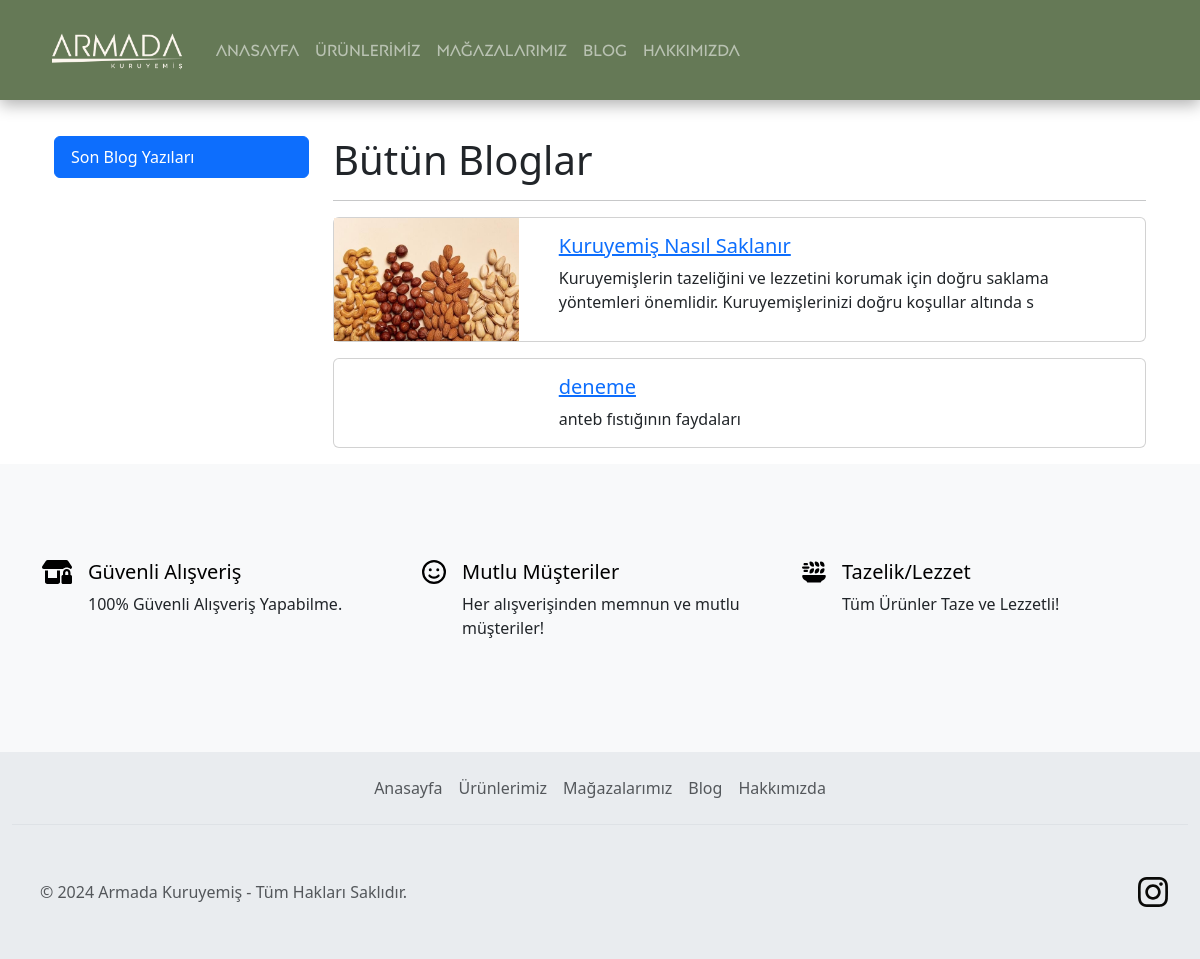
/category/son-blog-yazlar, run on the app's committed database.
### blog/models.py (models this page shows, shortened)
class Category(models.Model):
    name = models.CharField(max_length=150)
    slug = models.SlugField(null=False, blank=True, unique=True, db_index=True, editable=False)
    class Meta:
        verbose_name = "Blog Kategori"
        verbose_name_plural = "Blog Kategorileri"

class Blog(models.Model):
    title = models.CharField(max_length=200)
    image = models.ImageField(upload_to='blogs')
    description = RichTextField()
    is_home = models.BooleanField(default=False)
    slug = models.SlugField(null=False, blank=True, unique=True, db_index=True, editable=False)
    category = models.ForeignKey(Category, on_delete=models.CASCADE)
    class Meta:
        verbose_name = "Blog"
        verbose_name_plural = "Bloglar"

### blog/views.py (the view)
# urls.py: path("category/<slug:slug>", views.blogs_by_category, name="blogs_by_category"),
def blogs_by_category(request, slug):
    context = {
        "blogs": Blog.objects.filter(category__slug=slug),
        "categories": Category.objects.all(),
        "selected_category": slug
    }
    return render(request, "blog/blogs.html", context)

### blog/templates/blog/blogs.html (shortened to what this page needs)
{% extends "base.html" %}
{% block content %}
    <div class="container mt-3">
        <div class="row">
            <div class="col-3">
                {% include 'partials/_blogcategories.html' %}
            </div>
            <div class="col-9">
                <h1>Bütün Bloglar</h1>
                <hr>
                {% if blogs|length > 0 %}
                    {% for blog in blogs %}
                        {% include 'blog/partials/_blog.html' %}
                    {% endfor %}
                {% else %}
                    <div class="alert alert-warning">
                        No Blogs
                    </div>
                {% endif %}
            </div>
        </div>
    </div>
{% endblock %}

### templates/partials/_blogcategories.html
<div class="list-group">
    {% for category in categories %}
        {% if category.slug == selected_category %}
            <a class="list-group-item list-group-item-action active"
               href="{% url 'blogs_by_category' category.slug %}">{{ category.name|title }}</a>
        {% else %}
            <a class="list-group-item list-group-item-action"
               href="{% url 'blogs_by_category' category.slug %}">{{ category.name|title }}</a>
        {% endif %}
    {% endfor %}
</div>

### blog/templates/blog/partials/_blog.html
{% load static %}
<div class="card mb-3">
    <div class="row">
        <div class="col-md-3">
            <img src="{{ blog.image.url }}" alt="" class="img-fluid">
        </div>
        <div class="col-md-9">
            <div class="card-body">
                <h5 class="card-title">
                    <a href="{% url 'blog_details' blog.slug %}">
                        {{ blog.title }}
                    </a>
                </h5>
                <p class="card-text">{{ blog.description|slice:"0:150" |safe |striptags }}</p>
            </div>
        </div>
    </div>
</div>

### data on the page
Category: name "Son Blog Yazıları"
Blog: image (picture), title "Kuruyemiş Nasıl Saklanır", description "Kuruyemişlerin tazeliğini ve lezzetini korumak için doğru saklama yöntemleri önemlidir. Kuruyemişlerinizi doğru koşullar altında s"
Blog: title "deneme", description "anteb fıstığının faydaları"
